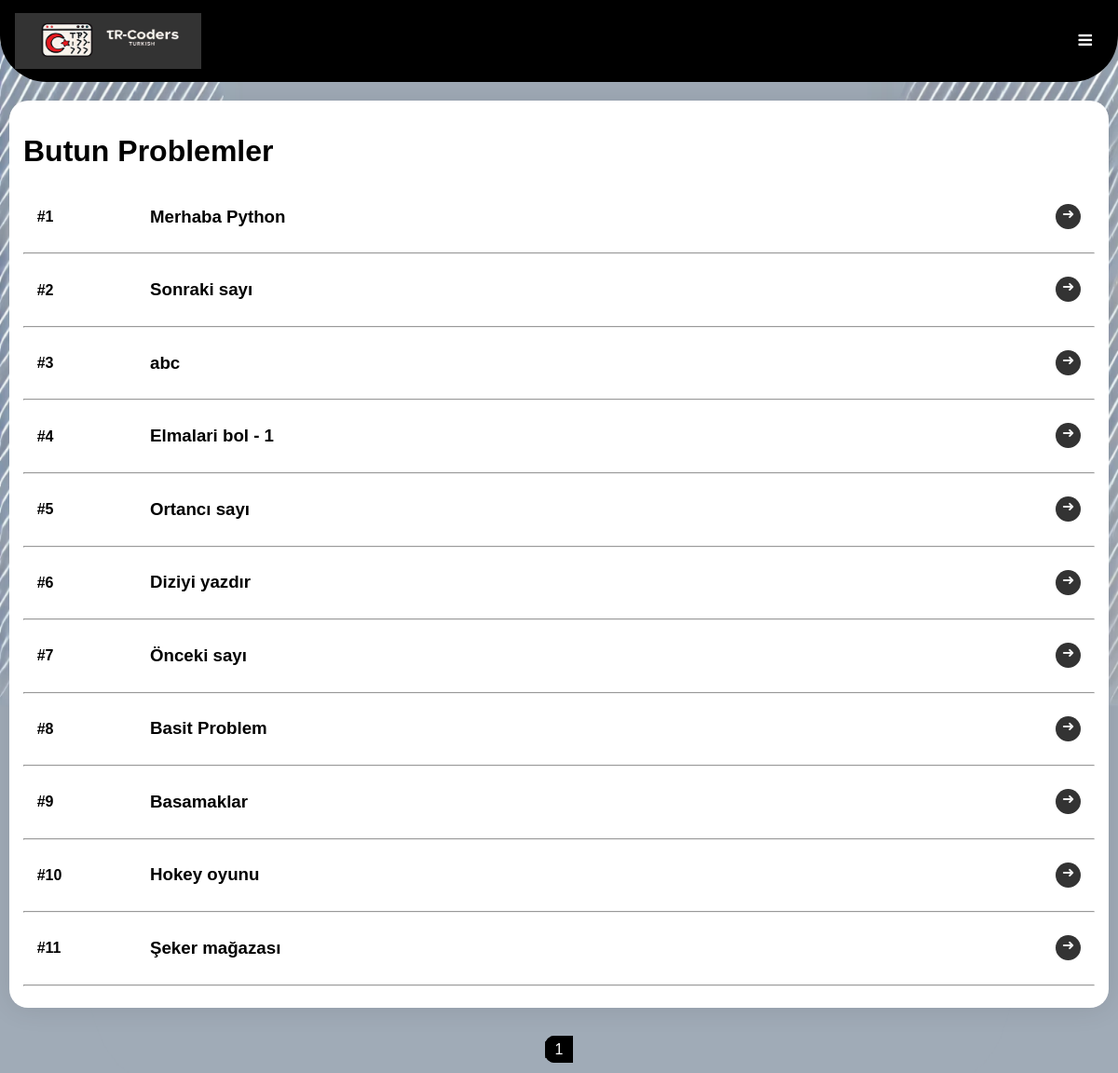
Page /problems/all/mobile (signed in) on the committed database.
### problems/models.py (models this page shows, shortened)
class Problem(models.Model):
    choices=[
        ('-','Belirlenmemis'),
        ('kolay','Kolay'),
        ('orta','Orta'),
        ('zor','Zor'),
    ]
    title=models.CharField(max_length=60)
    title_en=models.CharField(max_length=60,help_text="Title in Engish",blank=True)
    title_az=models.CharField(max_length=60,help_text="Azerbaycan dilinde basliq",blank=True)
    statement=RichTextField(max_length=1000)
    statement_en = RichTextField(max_length=1000, help_text="Statement in English",blank=True)
    statement_az = RichTextField(max_length=1000, help_text="Statement in Azerbaijani",blank=True)
    difficulty=models.CharField(max_length=20,choices=choices,default='-')

### problems/views.py (the view)
# urls.py: path('all/mobile',all_problems_mobile,name='all_problems_mobile'),
def all_problems_mobile(request):
    problems=Problem.objects.all()
    paginator=Paginator(problems,20)
    page_number=request.GET.get('page')
    page_obj=paginator.get_page(page_number)
    if request.user.is_authenticated:
        user=UserProfile.objects.filter(user__username=request.user.username)
        return render(request,'problems/all_mobile.html',context={'page_obj':page_obj,'profile':user[0]})
    else:
        return render(request,'problems/all_mobile.html',context={'page_obj':page_obj})

### templates/problems/all_mobile.html (shortened to what this page needs)
<html lang="tr">
  <head>
    {% load static %}
    <link rel="stylesheet" href="https://cdnjs.cloudflare.com/ajax/libs/font-awesome/4.7.0/css/font-awesome.min.css">
    <div class="topnav" style="margin:0">
      <a href="{% url 'index:index_mobile' %}" style="margin-left:0;text-align:left;" class="active"><img src="{% static 'img/Logo2.png' %}" width="200" height="60" ></a>
      <a href="javascript:void(0);" class="icon" onclick="myFunction()">
        <i class="fa fa-bars"></i>
      </a>
    </div>
  </head>
  <body>
    <div class="container">
        <div style="display: flex;justify-content: space-between;align-items: center;">
        <h1>Butun Problemler</h1>
        </div>
        {% for problem in page_obj %}
           <div style="display: flex;justify-content: space-around;">
            <div style="width: 8%">
             <h4>#{{problem.id}}</h4>
            </div>
           <div style="width: 82%;">
             {% if problem.title %}
              <h3>{{problem.title}}</h3>
             {% elif problem.title_az %}
              <h3>{{problem.title_az}}</h3>
             {% elif problem.title_en %}
              <h3>{{problem.title_en}}</h3>
             {% endif %}
           </div>
            <a href="{% url 'problems:problem_detail_mobile' problem.pk %}" class="detail_linki" style="float: right;font-weight: normal;margin-top: 16px;">&#10140;</a>
           </div>
           <hr>
        {% endfor %}
    </div>
    <div style="text-align: center;">
    <div class="pagination-container">
        <ul class="pagination justify-content-center">
            {% for num in page_obj.paginator.page_range %}
            {% if num == page_obj.number %}
            <li class="page-item active"><span class="page-link {% if num == 1 %}rounded{% endif %}">{{ num }}</span></li>
            {% elif num >= page_obj.number|add:'-1' and num <= page_obj.number|add:'1' %}
                <li class="page-item"><a class="page-link" href="?page={{ num }}">{{ num }}</a></li>
            {% elif num == 1 or num == page_obj.paginator.num_pages %}
                <li class="page-item"><a class="page-link" href="?page={{ num }}">{{ num }}</a></li>
            {% elif num == page_obj.number|add:'-2' or num == page_obj.number|add:'2' %}
                <li class="page-item disabled"><span class="page-link">...</span></li>
            {% endif %}
        {% endfor %}
        </ul>
    </div>
</div>
</body>
</html>

### rows in the picture
Problem: id "1", title "Merhaba Python"
Problem: id "2", title "Sonraki sayı"
Problem: id "3", title "abc"
Problem: id "4", title "Elmalari bol - 1"
Problem: id "5", title "Ortancı sayı"
Problem: id "6", title "Diziyi yazdır"
Problem: id "7", title "Önceki sayı"
Problem: id "8", title "Basit Problem"
Problem: id "9", title "Basamaklar"
Problem: id "10", title "Hokey oyunu"
Problem: id "11", title "Şeker mağazası"

### other values in the picture
{{ num }} "1"
